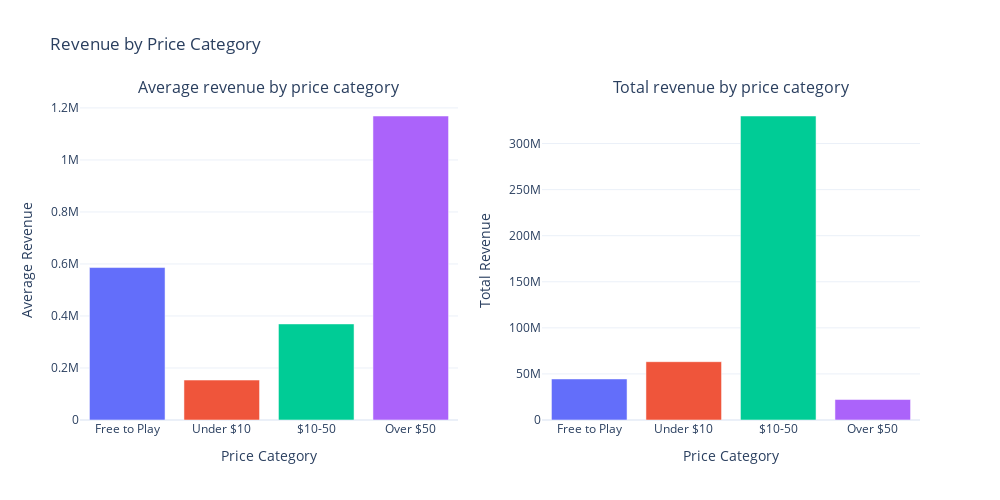

This figure's notebook cell:
### Code cell
def dashboard_plot_price_and_revenue() -> go.Figure:
    start, stop = (100, 1000)

    sorted_by_revenue = top_1500_steam.sort_values(by='revenue', ascending=False)

    selection = sorted_by_revenue.iloc[start:]

    avg_revenue_by_price = selection.groupby('price_category', observed=False)['revenue'].mean().reset_index()
    total_revenue_by_price = selection.groupby('price_category', observed=False)['revenue'].sum().reset_index()

    colors = pc.qualitative.Plotly

    fig = make_subplots(rows=1, cols=2, subplot_titles=("Average revenue by price category", "Total revenue by price category"))

    fig.add_trace(
        go.Bar(
            x=avg_revenue_by_price['price_category'],
            y=avg_revenue_by_price['revenue'],
            name='Average Revenue',
            marker=dict(color=colors),
            showlegend=False
        ),
        row=1, col=1
    )

    fig.add_trace(
        go.Bar(
            x=total_revenue_by_price['price_category'],
            y=total_revenue_by_price['revenue'],
            name='Total Revenue',
            marker=dict(color=colors),
            showlegend=False
        ),
        row=1, col=2
    )

    fig.update_layout(
        title="Revenue by price category",
        width=1000,
        height=500,
    )

    fig.update_xaxes(title_text="Price category", row=1, col=1)
    fig.update_yaxes(title_text="Average revenue", row=1, col=1)

    fig.update_xaxes(title_text="Price category", row=1, col=2)
    fig.update_yaxes(title_text="Total revenue", row=1, col=2)

    return fig
fig = dashboard_plot_price_and_revenue()
fig.show()

### Figure 1 — Plotly figure (JSON) as saved in the notebook; plotly's stock layout.template omitted (floating-point values rounded to 4 significant figures)
{"data": [{"marker": {"color": ["#636EFA", "#EF553B", "#00CC96", "#AB63FA", "#FFA15A", "#19D3F3", "#FF6692", "#B6E880", "#FF97FF", "#FECB52"]}, "name": "Average Revenue", "showlegend": false, "type": "bar", "x": ["Free to Play", "Under $10", "$10-50", "Over $50"], "xaxis": "x", "y": [586200.0, 153600.0, 369400.0, 1169000.0], "yaxis": "y"}, {"marker": {"color": ["#636EFA", "#EF553B", "#00CC96", "#AB63FA", "#FFA15A", "#19D3F3", "#FF6692", "#B6E880", "#FF97FF", "#FECB52"]}, "name": "Total Revenue", "showlegend": false, "type": "bar", "x": ["Free to Play", "Under $10", "$10-50", "Over $50"], "xaxis": "x2", "y": [44550000.0, 63272008, 329898361, 22210515], "yaxis": "y2"}], "layout": {"annotations": [{"font": {"size": 16}, "showarrow": false, "text": "Average revenue by price category", "x": 0.225, "xanchor": "center", "xref": "paper", "y": 1, "yanchor": "bottom", "yref": "paper"}, {"font": {"size": 16}, "showarrow": false, "text": "Total revenue by price category", "x": 0.775, "xanchor": "center", "xref": "paper", "y": 1, "yanchor": "bottom", "yref": "paper"}], "height": 500, "title": {"text": "Revenue by Price Category"}, "width": 1000, "xaxis": {"anchor": "y", "domain": [0, 0.45], "title": {"text": "Price Category"}}, "xaxis2": {"anchor": "y2", "domain": [0.55, 1], "title": {"text": "Price Category"}}, "yaxis": {"anchor": "x", "domain": [0, 1], "title": {"text": "Average Revenue"}}, "yaxis2": {"anchor": "x2", "domain": [0, 1], "title": {"text": "Total Revenue"}}}}
